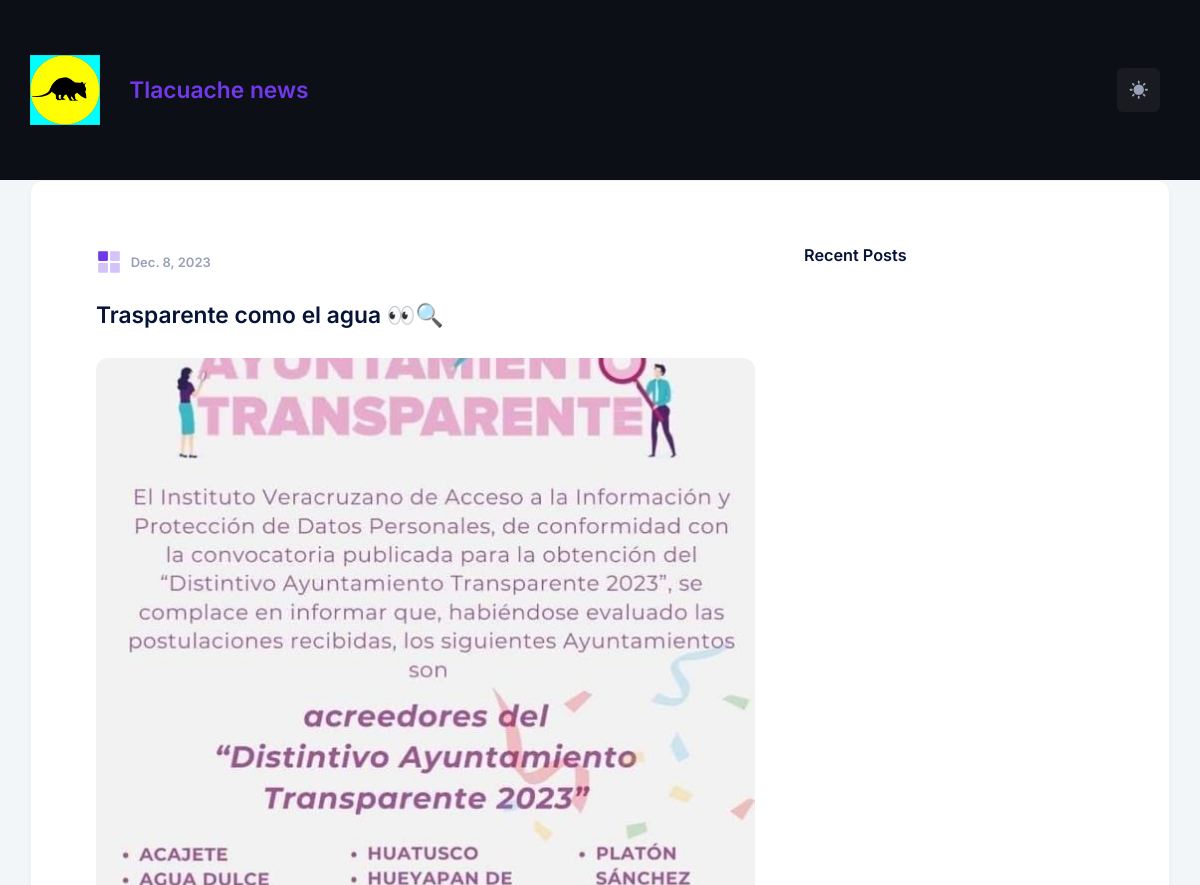
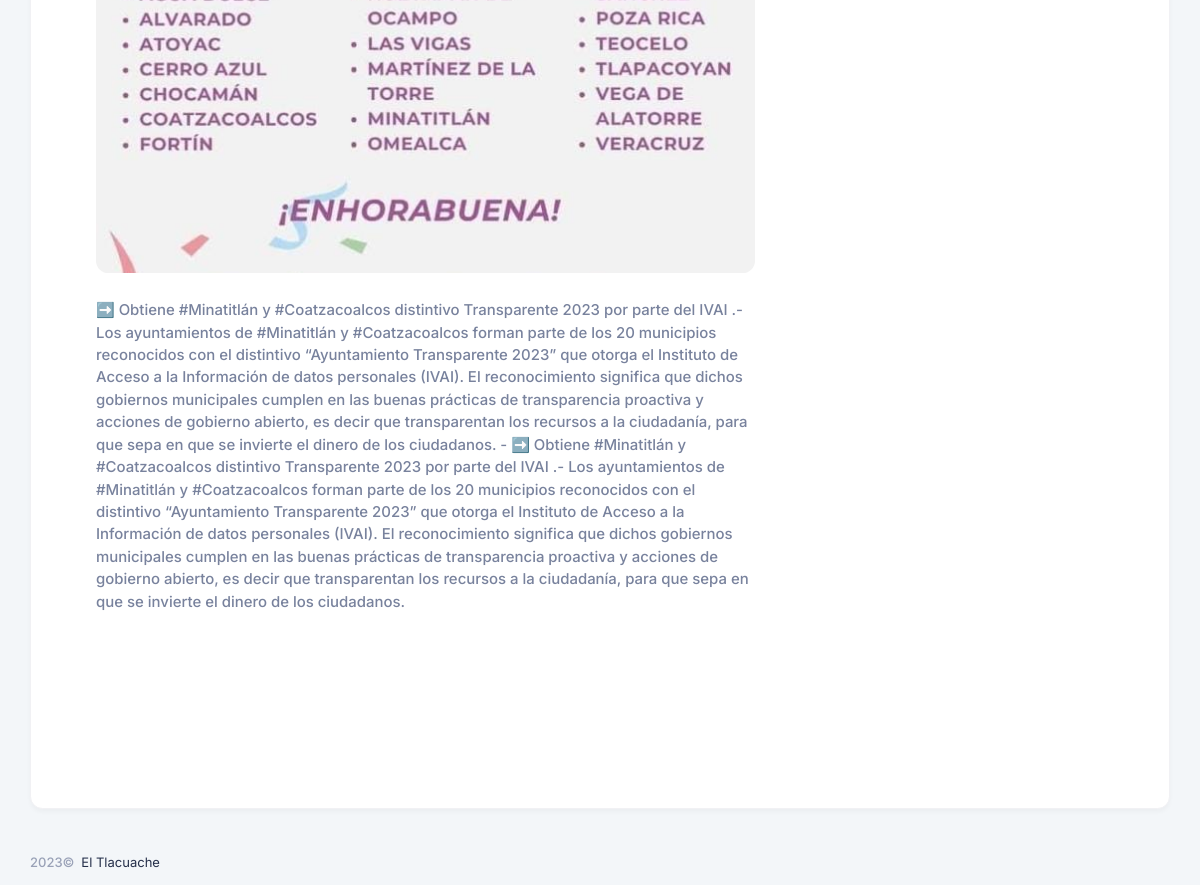
Screenshot of /posts/6/ with the database file from the repository (2 pictures, top to bottom).
### tlacuacheApp/models/post.py (models this page shows)
class Post(models.Model):
    title = models.CharField(max_length=100)
    date = models.DateField()
    image = models.ImageField(upload_to="static/images", null=True)
    description = models.TextField()

### tlacuacheApp/views/posts.py (the view)
# urls.py: path('posts/<int:posts_id>/', views.detail_posts, name='detail_posts'),
def detail_posts(request, posts_id):
    posts = Post.objects.exclude(pk=posts_id).order_by("-date")[:4]
    post = get_object_or_404(Post, pk=posts_id)
    return render(
        request, "posts/detail.html", {"post": post, "posts": posts}
    )

### tlacuacheApp/templates/posts/detail.html (shortened to what this page needs)
{% extends 'root/base/base.html' %}
{% block content %}
<div class="d-flex flex-column flex-xl-row">
    <div class="flex-lg-row-fluid me-xl-15">
        <div class="mb-17">
            <div class="mb-8">
                <div class="d-flex flex-wrap mb-6">
                    <div class="me-9 my-1">
                        <span class="svg-icon svg-icon-muted svg-icon-2x text-primary fs-2 me-1">
                        </span>
                        <span class="fw-bold text-gray-500">{{post.date}}</span>
                    </div>
                </div>
                <a class="text-gray-900 text-hover-primary fs-1 fw-bold">
                    {{post.title}}
                </a>
                <div class="overlay mt-8">
                    <div class="bgi-no-repeat bgi-position-center bgi-size-cover card-rounded min-h-800px"
                        style="background-image:url('/{{ post.image }}')">
                    </div>
                </div>
            </div>
            <div class="fs-5 fw-semibold text-gray-600">
                <p class="mb-17">{{ post.description }} - {{ post.description }}</p>
            </div>
            <div class="d-flex flex-center">
            </div>
        </div>
    </div>
    <div class="flex-column flex-lg-row-auto w-100 w-xl-300px mb-10">
        <div class="m-0">
            <h4 class="text-gray-900 mb-7">Recent Posts</h4>
        </div>
    </div>
</div>
{% endblock content %}

### rows the page displays
Post: date "Dec. 8, 2023", title "Trasparente como el agua 👀🔍", image (picture), description "➡️ Obtiene #Minatitlán y #Coatzacoalcos distintivo Transparente 2023 por parte del IVAI .- Los ayuntamientos de #Minatitlán y #Coatzacoalcos forman parte de los 20 municipios reconocidos con el distintivo “Ayuntamiento Transparente 2023” que otorga el Instituto de Acceso a la Información de datos personales (IVAI). El reconocimiento significa que dichos gobiernos municipales cumplen en las buenas prácticas de transparencia proactiva y acciones de gobierno abierto, es decir que transparentan los recursos a la ciudadanía, para que sepa en que se invierte el dinero de los ciudadanos."
